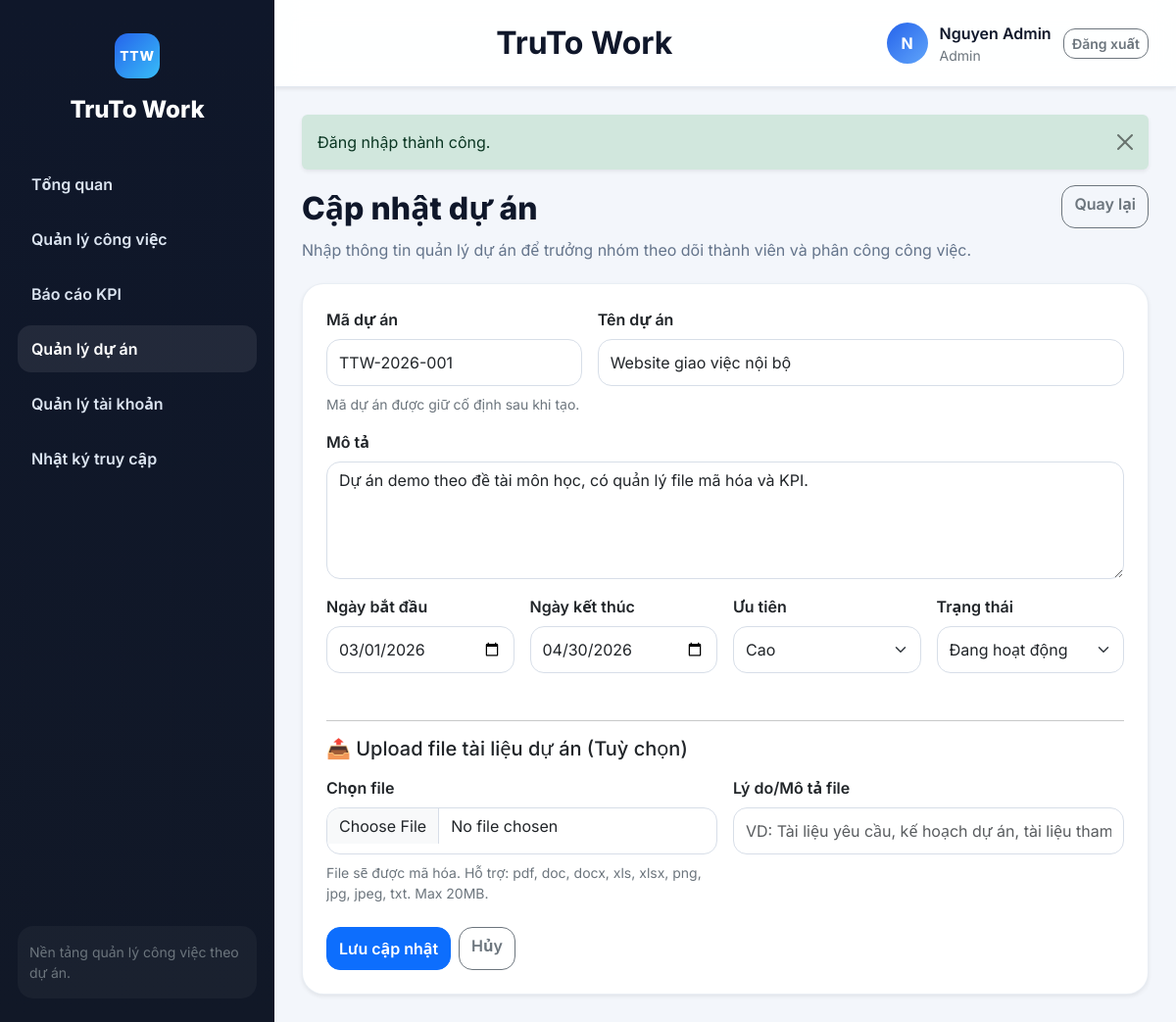
Screenshot of /index.php?route=du_an/edit&id=1 (signed in) with the database file from the repository.
### tables this page shows
CREATE TABLE `tai_khoan` (
  `id` int(11) NOT NULL,
  `name` varchar(150) NOT NULL,
  `email` varchar(150) NOT NULL,
  `password` varchar(255) NOT NULL,
  `role` enum('admin','manager','employee') NOT NULL DEFAULT 'employee',
  `department` varchar(100) DEFAULT NULL,
  `status` enum('active','inactive') NOT NULL DEFAULT 'active',
  `created_at` datetime NOT NULL
);

CREATE TABLE `du_an` (
  `id` int(11) NOT NULL,
  `code` varchar(50) NOT NULL,
  `name` varchar(150) NOT NULL,
  `description` text DEFAULT NULL,
  `start_date` date DEFAULT NULL,
  `end_date` date DEFAULT NULL,
  `priority` enum('low','medium','high') NOT NULL DEFAULT 'medium',
  `status` enum('planning','active','completed') NOT NULL DEFAULT 'active',
  `created_by` int(11) NOT NULL,
  `created_at` datetime NOT NULL
);

### app/core/BaseController.php (called while the page is built, shortened)
<?php
abstract class BaseController
{
    protected function render(string $view, array $data = [], string $title = APP_NAME): void
    {
        extract($data);
        $viewFile = VIEW_PATH . '/' . $view . '.php';
        require $viewFile;
        $content = ob_get_clean();
        require VIEW_PATH . '/layouts/main.php';
    }
}

### app/controllers/ProjectController.php (called while the page is built, shortened)
<?php
class ProjectController extends BaseController
{
    public function edit(int $id): void
    {
        $project = (new Project())->find($id);
        $this->render('du_an/form', [
            'project' => $project,
            'generatedCode' => $project['code'] ?? '',
            'validationError' => null,
        ], 'Cập nhật dự án');
    }
}

### app/core/helpers.php (called while the page is built, shortened)
<?php
function e(?string $value): string
{
    return htmlspecialchars((string) $value, ENT_QUOTES, 'UTF-8');
}
function route_url(string $route, array $params = []): string
{
    $query = array_merge(['route' => $route], $params);
    return 'index.php?' . http_build_query($query);
}
function consume_flash(): ?array
{
    $flash = $_SESSION['flash'];
    return $flash;
}
function current_user(): ?array
{
    return Auth::user();
}
function role_label(string $role): string
{
    return match ($role) {
        'admin' => 'Admin',
        'manager' => 'Trưởng nhóm',
        'employee' => 'Nhân viên',
        default => ucfirst($role),
    };
}
function active_menu(string $routePrefix): string
{
    $route = (string) ($_GET['route'] ?? 'dashboard/index');
    return str_starts_with($route, $routePrefix) ? 'is-active' : '';
}

### app/bootstrap.php (called while the page is built, shortened)
<?php
spl_autoload_register(function (string $class): void {
    $prefix = 'App\\';
    $relative = substr($class, strlen($prefix));
    $relativePath = str_replace('\\', '/', $relative);
    $file = APP_PATH . '/' . strtolower(dirname($relativePath)) . '/' . basename($relativePath) . '.php';
});
require APP_PATH . '/core/helpers.php';

### app/core/Database.php (called while the page is built, shortened)
<?php
final class Database
{
    private static ?PDO $instance = null;
    public static function connection(): PDO
    {
        if (self::$instance === null) {
            $dsn = 'mysql:host=' . DB_HOST . ';port=' . DB_PORT . ';dbname=' . DB_NAME . ';charset=utf8';
            try {
                self::$instance = new PDO($dsn, DB_USER, DB_PASS, [
                    PDO::ATTR_ERRMODE => PDO::ERRMODE_EXCEPTION,
                    PDO::ATTR_DEFAULT_FETCH_MODE => PDO::FETCH_ASSOC,
                    PDO::MYSQL_ATTR_INIT_COMMAND => 'SET NAMES utf8 COLLATE utf8_general_ci',
                ]);
            } catch (PDOException $exception) {
                http_response_code(500);
                exit('Không thể kết nối MySQL. Kiểm tra lại file app/config/config.php và import CSDL.');
            }
        }
        return self::$instance;
    }
}

### app/models/BaseModel.php (called while the page is built, shortened)
<?php
abstract class BaseModel
{
    public function __construct()
    {
        $this->db = Database::connection();
    }
}

### app/models/Project.php (called while the page is built, shortened)
<?php
class Project extends BaseModel
{
    public function find(int $id): ?array
    {
        $stmt = $this->db->prepare(
            'SELECT p.*, u.name AS creator_name
             FROM du_an p
             LEFT JOIN tai_khoan u ON u.id = p.created_by
             WHERE p.id = :id LIMIT 1'
        );
        $stmt->execute(['id' => $id]);
        return $stmt->fetch() ?: null;
    }
}

### app/models/User.php (called while the page is built, shortened)
<?php
class User extends BaseModel
{
    public function find(int $id): ?array
    {
        $stmt = $this->db->prepare('SELECT * FROM tai_khoan WHERE id = :id LIMIT 1');
        $stmt->execute(['id' => $id]);
        return $stmt->fetch() ?: null;
    }
}

### app/core/Auth.php (called while the page is built, shortened)
<?php
final class Auth
{
    public static function user(): ?array
    {
        return (new User())->find((int) $_SESSION['user_id']);
    }
}

### app/views/du_an/form.php (the view, shortened to what this page needs)
<?php $isEdit = !empty($project); ?>
<div class="section-header">
    <div>
        <div class="section-title"><?= $isEdit ? 'Cập nhật dự án' : 'Tạo dự án mới' ?></div>
        <p class="section-desc">Nhập thông tin quản lý dự án để trưởng nhóm theo dõi thành viên và phân công công việc.</p>
    </div>
    <a class="btn btn-outline-secondary" href="<?= e(route_url('du_an/index')) ?>">Quay lại</a>
</div>
<div class="card border-0 shadow-sm">
    <div class="card-body p-4">
        <form id="project_form" method="post" enctype="multipart/form-data" action="<?= e($isEdit ? route_url('du_an/update', ['id' => $project['id']]) : route_url('du_an/store')) ?>">
            <div class="row g-3">
                <div class="col-md-4">
                    <label class="form-label fw-semibold">Mã dự án</label>
                    <input class="form-control" value="<?= e($generatedCode ?? ($project['code'] ?? '')) ?>" readonly>
                    <div class="small text-secondary mt-2">
                        <?= $isEdit ? 'Mã dự án được giữ cố định sau khi tạo.' : 'Hệ thống tự sinh mã theo mẫu TTW-' . date('Y') . '-001 và tự tăng đúng thứ tự.' ?>
                    </div>
                </div>
                <div class="col-md-8">
                    <label class="form-label fw-semibold">Tên dự án</label>
                    <input class="form-control" name="name" required value="<?= e($project['name'] ?? '') ?>">
                </div>
                <div class="col-12">
                    <label class="form-label fw-semibold">Mô tả</label>
                    <textarea class="form-control" rows="4" name="description"><?= e($project['description'] ?? '') ?></textarea>
                </div>
                <div class="col-md-3">
                    <label class="form-label fw-semibold">Ngày bắt đầu</label>
                    <input type="date" class="form-control" id="project_start_date" name="start_date" value="<?= e($project['start_date'] ?? '') ?>">
                </div>
                <div class="col-md-3">
                    <label class="form-label fw-semibold">Ngày kết thúc</label>
                    <input type="date" class="form-control" id="project_end_date" name="end_date" value="<?= e($project['end_date'] ?? '') ?>">
                </div>
                <div class="col-md-3">
                    <label class="form-label fw-semibold">Ưu tiên</label>
                    <select class="form-select" name="priority">
                        <option value="high" <?= (($project['priority'] ?? 'medium') === 'high') ? 'selected' : '' ?>>Cao</option>
                    </select>
                </div>
                <div class="col-md-3">
                    <label class="form-label fw-semibold">Trạng thái</label>
                    <select class="form-select" name="status">
                        <option value="active" <?= (($project['status'] ?? 'active') === 'active') ? 'selected' : '' ?>>Đang hoạt động</option>
                    </select>
                </div>
                <div class="col-12">
                    <hr>
                    <h5 class="mb-3">📤 Upload file tài liệu dự án (Tuỳ chọn)</h5>
                    <div class="row g-3">
                        <div class="col-md-6">
                            <label class="form-label fw-semibold">Chọn file</label>
                            <input type="file" class="form-control" id="project_attachment" name="project_attachment">
                            <div class="small text-secondary mt-2">
                                File sẽ được mã hóa. Hỗ trợ: pdf, doc, docx, xls, xlsx, png, jpg, jpeg, txt. Max 20MB.
                            </div>
                        </div>
                        <div class="col-md-6">
                            <label class="form-label fw-semibold">Lý do/Mô tả file</label>
                            <input type="text" class="form-control" name="upload_reason" placeholder="VD: Tài liệu yêu cầu, kế hoạch dự án, tài liệu tham khảo, ...">
                        </div>
                    </div>
                </div>
            </div>
            <div class="mt-4 d-flex gap-2">
                <button class="btn btn-primary" id="project_submit_btn"><?= $isEdit ? 'Lưu cập nhật' : 'Tạo dự án' ?></button>
                <a class="btn btn-outline-secondary" href="<?= e(route_url('du_an/index')) ?>">Hủy</a>
            </div>
        </form>
    </div>
</div>

### app/views/layouts/main.php (shortened to what this page needs)
<?php
$flash = consume_flash();
$authUser = current_user();
$currentRoute = (string) ($_GET['route'] ?? ($authUser ? 'dashboard/index' : 'home/index'));
$isPublicPage = !$authUser && str_starts_with($currentRoute, 'home/');
$isLoginPage = !$authUser && str_starts_with($currentRoute, 'auth/');
?>
<!doctype html>
<html lang="vi">
<head>
    <link href="https://cdn.jsdelivr.net/npm/bootstrap@5.3.3/dist/css/bootstrap.min.css" rel="stylesheet">
    <link href="assets/css/app.css?v=20260404a" rel="stylesheet">
</head>
<body>
<?php if ($isPublicPage): ?>
    <div class="public-site-shell">
        <header class="public-header">
            <div class="public-container public-header-inner">
                <a class="brand-public" href="<?= e(route_url('home/index')) ?>">
                    <span class="brand-public-mark">TTW</span>
                    <span>
                        <strong>TruTo Work</strong>
                        <small>Quản lý công việc theo dự án</small>
                    </span>
                </a>
                <nav class="public-nav">
                    <a class="<?= $currentRoute === 'home/index' ? 'is-active' : '' ?>" href="<?= e(route_url('home/index')) ?>">Trang chủ</a>
                    <a class="<?= $currentRoute === 'home/about' ? 'is-active' : '' ?>" href="<?= e(route_url('home/about')) ?>">Giới thiệu</a>
                    <a href="<?= e(route_url('auth/login')) ?>">Đăng nhập</a>
                </nav>
            </div>
        </header>
        <main class="public-main">
            <div class="public-container">
                <?php if ($flash): ?>
                    <div class="alert alert-<?= e($flash['type']) ?> alert-dismissible fade show shadow-sm border-0 mt-3">
                        <?= e($flash['message']) ?>
                        <button type="button" class="btn-close" data-bs-dismiss="alert"></button>
                    </div>
                <?php endif; ?>
                <?= $content ?>
            </div>
        </main>
        <footer class="public-footer">
            <div class="public-container public-footer-inner">
                <span>TruTo Work</span>
            </div>
        </footer>
    </div>
<?php else: ?>
    <div class="app-shell">
        <aside class="sidebar shadow-sm">
            <div class="sidebar-brand">
                <div class="brand-icon">TTW</div>
                <div class="brand-title">TruTo Work</div>
            </div>
            <nav class="sidebar-menu">
                <a class="menu-link <?= e(active_menu('dashboard/')) ?>" href="<?= e(route_url('dashboard/index')) ?>">
                    <span>Tổng quan</span>
                </a>
                <a class="menu-link <?= e(active_menu('cong_viec/')) ?>" href="<?= e(route_url('cong_viec/index')) ?>">
                    <span>Quản lý công việc</span>
                </a>
                <a class="menu-link <?= e(active_menu('kpi/')) ?>" href="<?= e(route_url('kpi/index')) ?>">
                    <span>Báo cáo KPI</span>
                </a>
                <?php if (in_array($authUser['role'], ['admin', 'manager'], true)): ?>
                    <a class="menu-link <?= e(active_menu('du_an/')) ?>" href="<?= e(route_url('du_an/index')) ?>">
                        <span>Quản lý dự án</span>
                    </a>
                <?php endif; ?>
                <?php if ($authUser['role'] === 'admin'): ?>
                    <a class="menu-link <?= e(active_menu('tai_khoan/')) ?>" href="<?= e(route_url('tai_khoan/index')) ?>">
                        <span>Quản lý tài khoản</span>
                    </a>
                    <a class="menu-link <?= e(active_menu('nhat_ky/')) ?>" href="<?= e(route_url('nhat_ky/index')) ?>">
                        <span>Nhật ký truy cập</span>
                    </a>
                <?php endif; ?>
            </nav>
            <div class="sidebar-footer">
                <div class="small text-secondary">Nền tảng quản lý công việc theo dự án.</div>
            </div>
        </aside>
        <div class="main-shell">
            <header class="topbar shadow-sm">
                <div class="page-info">
                    <div class="page-label">TruTo Work</div>
                </div>
                <div class="topbar-user">
                    <div class="avatar-badge"><?= e(strtoupper(substr($authUser['name'], 0, 1))) ?></div>
                    <div>
                        <div class="fw-semibold"><?= e($authUser['name']) ?></div>
                        <div class="small text-secondary"><?= e(role_label($authUser['role'])) ?></div>
                    </div>
                    <a class="btn btn-outline-secondary btn-sm" href="<?= e(route_url('auth/logout')) ?>">Đăng xuất</a>
                </div>
            </header>
            <main class="content-shell">
                <?php if ($flash): ?>
                    <div class="alert alert-<?= e($flash['type']) ?> alert-dismissible fade show shadow-sm border-0">
                        <?= e($flash['message']) ?>
                        <button type="button" class="btn-close" data-bs-dismiss="alert"></button>
                    </div>
                <?php endif; ?>
                <?= $content ?>
            </main>
        </div>
    </div>
<?php endif; ?>
</body>
</html>

### rows the page displays
tai_khoan: name "N", name "Nguyen Admin", role "Admin"
du_an: name "Website giao việc nội bộ", description "Dự án demo theo đề tài môn học, có quản lý file mã hóa và KPI.", start_date "03/01/2026", end_date "04/30/2026", priority "Cao", status "Đang hoạt động"

### other values shown
$flash['message'] "Đăng nhập thành công."
